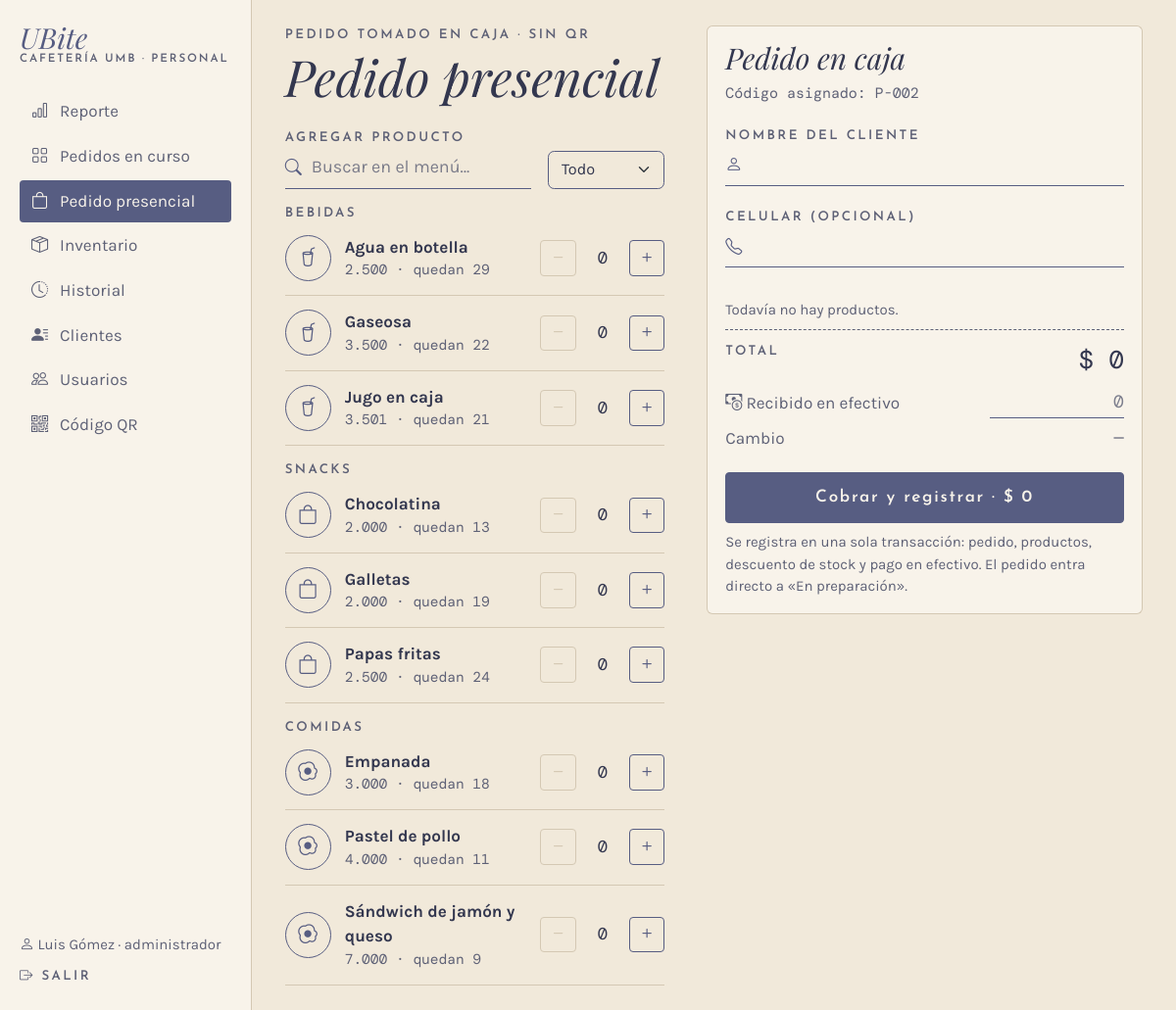
Page /caja/presencial (signed in) on the earlier database version.
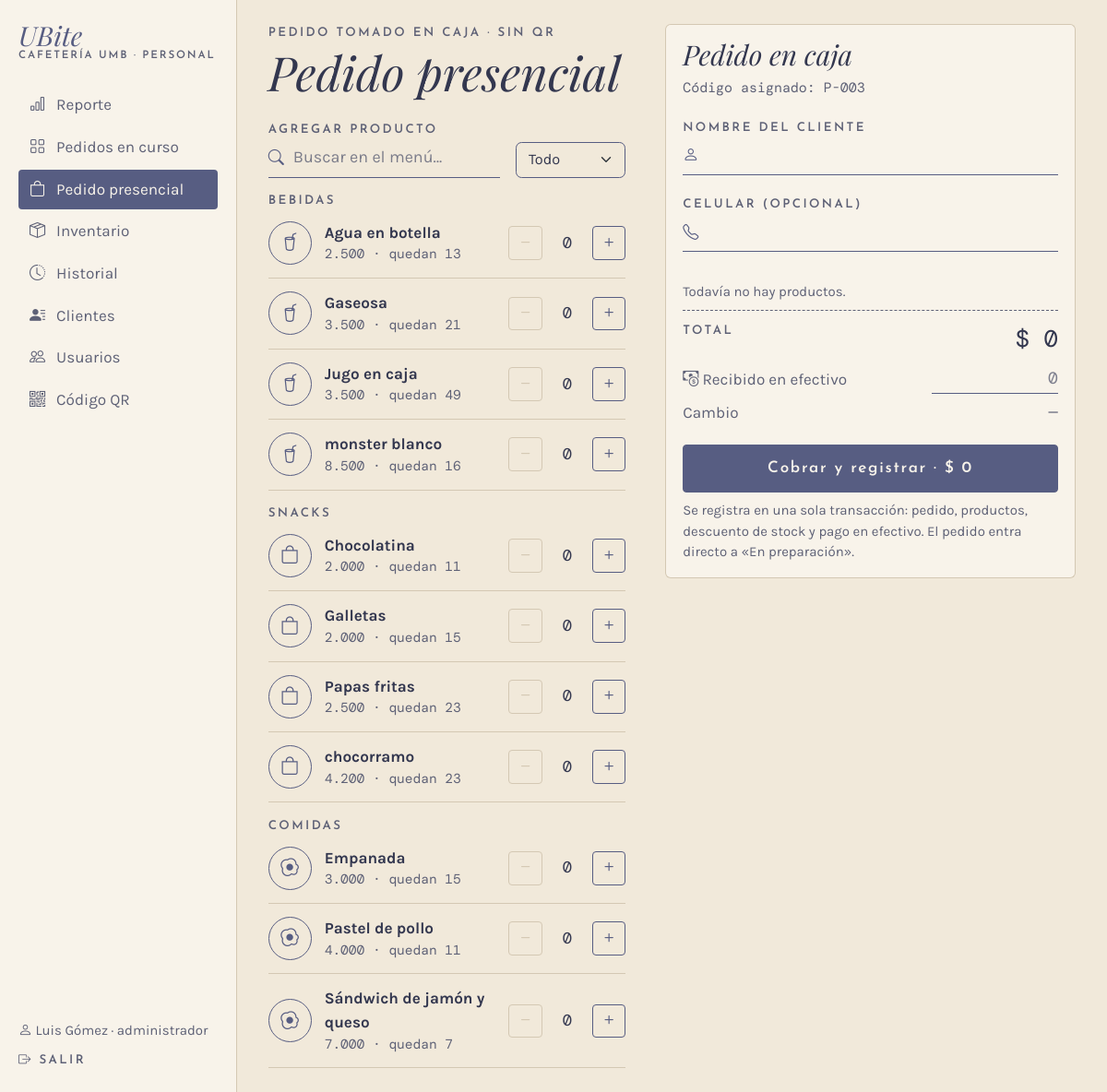
Same page on the later database version.
### app/models.py (models this page shows, shortened)
class Usuario(UserMixin, db.Model):
    __tablename__ = "usuario"
    __table_args__ = (
        db.CheckConstraint("rol IN ('cajero', 'administrador')", name="ck_usuario_rol"),
    )
    id_usuario = db.Column(db.Integer, primary_key=True, autoincrement=True)
    nombre = db.Column(db.Text, nullable=False)
    rol = db.Column(db.Text, nullable=False)
    username = db.Column(db.Text, nullable=False, unique=True)
    password_hash = db.Column(db.Text, nullable=False)
    activo = db.Column(db.Boolean, nullable=False, default=True)
    @property
    def is_active(self):
        return bool(self.activo)

class Categoria(db.Model):
    __tablename__ = "categoria"
    id_categoria = db.Column(db.Integer, primary_key=True, autoincrement=True)
    nombre = db.Column(db.Text, nullable=False, unique=True)
    productos = db.relationship("Producto", back_populates="categoria", lazy=True)

class Producto(db.Model):
    __tablename__ = "producto"
    __table_args__ = (
        db.CheckConstraint("precio > 0", name="ck_producto_precio"),
        db.CheckConstraint("stock_actual >= 0", name="ck_producto_stock"),
        db.CheckConstraint("stock_minimo >= 0", name="ck_producto_minimo"),
    )
    id_producto = db.Column(db.Integer, primary_key=True, autoincrement=True)
    nombre = db.Column(db.Text, nullable=False)
    descripcion = db.Column(db.Text)
    precio = db.Column(db.Float, nullable=False)
    stock_actual = db.Column(db.Integer, nullable=False, default=0)
    stock_minimo = db.Column(db.Integer, nullable=False, default=0)
    activo = db.Column(db.Boolean, nullable=False, default=True)
    id_categoria = db.Column(db.Integer, db.ForeignKey("categoria.id_categoria"), nullable=False)
    categoria = db.relationship("Categoria", back_populates="productos")

### app/routes/caja.py (the view, shortened to what this page needs)
@bp.route("/presencial", methods=["GET", "POST"])
@rol_requerido(*PERSONAL)
def presencial():
    menu = servicios.menu_por_categoria()
    codigo = servicios.siguiente_codigo("presencial")
    if request.method == "GET":
        return render_template("caja/presencial.html", menu=menu, form={}, codigo=codigo)

### app/__init__.py (called while the page is built)
def pesos(valor):
    return f"{valor:,.0f}".replace(",", ".")

@login_manager.user_loader
def cargar_usuario(id_usuario):
    from .models import Usuario
    u = db.session.get(Usuario, int(id_usuario))
    return u if u is not None and u.activo else None

### app/database.py (called while the page is built)
@event.listens_for(Engine, "begin")
def _iniciar(conexion):
    conexion.exec_driver_sql("BEGIN IMMEDIATE" if _escritura.get() else "BEGIN")

### app/routes/__init__.py (called while the page is built)
def rol_requerido(*roles):
    def decorador(vista):
        @wraps(vista)
        @login_required
        def envoltura(*args, **kwargs):
            if current_user.rol not in roles:
                abort(403)
            return vista(*args, **kwargs)
        return envoltura
    return decorador

def datos_menu():
    if not current_user.is_authenticated:
        return {}
    from flask import request
    admin = current_user.rol == "administrador"
    seccion = request.endpoint
    if seccion and seccion.startswith("inventario."):
        seccion = "inventario.lista"
    elif seccion in ("admin.usuario", "admin.nuevo_usuario", "admin.editar_usuario", "admin.eliminar_usuario"):
        seccion = "admin.usuarios"
    return {"es_admin": admin, "seccion": seccion,
            "menu_personal": MENU_ADMIN if admin else MENU_CAJERO,
            "menu_inferior": INFERIOR_ADMIN if admin else INFERIOR_CAJERO}

### app/routes/cliente.py (called while the page is built)
@bp.app_context_processor
def datos_carrito():
    carrito = session.get("carrito", {})
    return {"unidades_carrito": sum(carrito.values())}

### app/servicios.py (called while the page is built)
def menu_por_categoria():
    productos = (Producto.query.filter_by(activo=True)
                 .order_by(Producto.id_categoria, Producto.nombre).all())
    menu = {}
    for p in productos:
        menu.setdefault(p.categoria.nombre, []).append(p)
    return menu

def siguiente_codigo(origen):
    letra = "P" if origen == "presencial" else "A"
    codigos = db.session.scalars(
        db.select(Pedido.codigo).where(Pedido.codigo.like(f"{letra}-%"))).all()
    numeros = [int(c[2:]) for c in codigos if c[2:].isdigit()]
    return f"{letra}-{max(numeros, default=0) + 1:03d}"

### app/templates/caja/presencial.html (shortened to what this page needs)
{% extends "caja/_base.html" %}
{% set titulo_barra = "Pedido presencial" %}
{% set iconos = {"Bebidas": "bi-cup-straw", "Snacks": "bi-bag", "Comidas": "bi-egg-fried"} %}
{% block panel %}
<form method="post" class="presencial" id="presencial">
  <div class="zona-titulo">
    <p class="etiqueta mb-1">Pedido tomado en caja · sin QR</p>
    <h1 class="titulo display-5 mb-0 d-none d-lg-block">Pedido presencial</h1>
  </div>
  <div class="zona-productos">
    <label class="etiqueta" for="buscar">Agregar producto</label>
    <div class="d-flex gap-3 align-items-end mb-2">
      <div class="campo-icono flex-fill"><i class="bi bi-search"></i>
        <input class="form-control linea-campo" id="buscar" placeholder="Buscar en el menú…" autocomplete="off">
      </div>
      <select class="form-select selector-categoria" id="categoria" aria-label="Categoría">
        <option value="">Todo</option>
      </select>
    </div>
    {% for categoria, productos in menu.items() %}
    <section class="categoria" data-categoria="{{ categoria }}">
      <h2 class="etiqueta mt-3 mb-0">{{ categoria }}</h2>
      {% for p in productos %}
      <div class="fila-menu {% if p.stock_actual == 0 %}agotado{% endif %}" data-nombre="{{ p.nombre|lower }}">
        <span class="icono d-none d-sm-flex"><i class="bi {{ iconos.get(categoria, 'bi-basket') }}"></i></span>
        <div class="info">
          <div class="fw-bold">{{ p.nombre }}</div>
          <div class="detalle mono">{{ p.precio|pesos }} · {% if p.stock_actual %}quedan {{ p.stock_actual }}{% else %}agotado{% endif %}</div>
        </div>
        <div class="contador stepper" data-precio="{{ p.precio }}" data-nombre="{{ p.nombre }}">
          <button type="button" class="btn-mas menos" aria-label="Quitar {{ p.nombre }}"><i class="bi bi-dash"></i></button>
          <input class="cant-input mono" type="number" name="cant_{{ p.id_producto }}" min="0" max="{{ p.stock_actual }}"
                 value="{{ form.get('cant_' ~ p.id_producto, 0) }}" aria-label="Cantidad de {{ p.nombre }}">
          <button type="button" class="btn-mas mas" aria-label="Agregar {{ p.nombre }}"><i class="bi bi-plus"></i></button>
        </div>
      </div>
      {% endfor %}
    </section>
    {% endfor %}
  </div>
  <aside class="zona-pedido">
  <div class="zona-datos tarjeta">
    <h2 class="titulo fs-3 d-none d-lg-block">Pedido en caja</h2>
    <p class="mono small suave">Código asignado: {{ codigo }}</p>
    <label class="etiqueta" for="nombre">Nombre del cliente</label>
    <div class="campo-icono mb-3"><i class="bi bi-person"></i>
      <input class="form-control linea-campo" id="nombre" name="nombre" maxlength="60" value="{{ form.get('nombre', '') }}" required>
    </div>
    <label class="etiqueta" for="telefono">Celular (opcional)</label>
    <div class="campo-icono"><i class="bi bi-telephone"></i>
      <input class="form-control linea-campo" id="telefono" name="telefono" inputmode="numeric" maxlength="13" value="{{ form.get('telefono', '') }}">
    </div>
  </div>
  <div class="zona-resumen tarjeta lineas-total" id="resumen">
    <div id="lineas"><p class="small suave mb-0">Todavía no hay productos.</p></div>
    <div class="fila total"><span class="etiqueta">Total</span><span class="mono fs-4">$ <span id="total">0</span></span></div>
    <div class="fila align-items-center">
      <label class="suave" for="recibido"><i class="bi bi-cash-coin"></i> Recibido en efectivo</label>
      <input class="form-control linea-campo mono text-end recibido" id="recibido" inputmode="numeric" placeholder="0">
    </div>
    <div class="fila suave"><span>Cambio</span><span class="mono" id="cambio">0</span></div>
    <button class="btn btn-ubite w-100 mt-3" type="submit" id="cobrar">Cobrar y registrar · $ <span id="total-boton">0</span></button>
    <p class="small suave mt-2 mb-0">Se registra en una sola transacción: pedido, productos, descuento de stock y pago en efectivo. El pedido entra directo a «En preparación».</p>
  </div>
  </aside>
</form>
{% endblock %}

### app/templates/caja/_base.html (shortened to what this page needs)
{% extends "base.html" %}
{% block clase_main %}{{ 'con-lateral' if es_admin }} container-xl py-4 con-barra-inferior{% endblock %}
{% block encabezado %}
{% if es_admin %}
<aside class="lateral d-none d-lg-flex">
  <a class="marca mb-4" href="{{ url_for('admin.reporte') }}"><span class="nombre">UBite</span><span class="sub">Cafetería UMB · Personal</span></a>
  <nav>
    {% for ruta, texto, icono in menu_personal %}
    <a href="{{ url_for(ruta) }}" class="{{ 'activo' if seccion == ruta }}"><i class="bi {{ icono }}"></i>{{ texto }}</a>
    {% endfor %}
  </nav>
  <div class="mt-auto pt-4 small">
    <div class="suave mb-2"><i class="bi bi-person"></i> {{ current_user.nombre }} · {{ current_user.rol }}</div>
    <a href="{{ url_for('auth.salir') }}" class="etiqueta text-decoration-none"><i class="bi bi-box-arrow-right"></i> Salir</a>
  </div>
</aside>
{% endif %}
{% endblock %}
{% block contenido %}
{% block panel %}{% endblock %}
{% endblock %}

### app/templates/base.html (shortened to what this page needs)
<!DOCTYPE html>
<html lang="es">
<head>
  <link href="{{ url_for('static', filename='vendor/fuentes/fuentes.css') }}" rel="stylesheet">
  <link href="{{ url_for('static', filename='vendor/bootstrap/bootstrap.min.css') }}" rel="stylesheet">
  <link href="{{ url_for('static', filename='vendor/bootstrap-icons/bootstrap-icons.min.css') }}" rel="stylesheet">
  <link href="{{ url_for('static', filename='css/ubite.css') }}" rel="stylesheet">
</head>
<body>
  {% block encabezado %}{% endblock %}
  <main class="{% block clase_main %}container contenedor-movil py-4{% endblock %}">
    {% block contenido %}{% endblock %}
  </main>
</body>
</html>

Differences in the rows shown:
changed Producto "Agua en botella": stock_actual "29" → "13"
changed Producto "Gaseosa": stock_actual "22" → "21"
changed Producto "Jugo en caja": precio|pesos "3.501" → "3.500"; stock_actual "21" → "49"
added Producto: nombre "monster blanco", precio|pesos "8.500", stock_actual "16", get "0", shown under Categoria "BEBIDAS"
changed Producto "Chocolatina": stock_actual "13" → "11"
changed Producto "Galletas": stock_actual "19" → "15"
changed Producto "Papas fritas": stock_actual "24" → "23"
added Producto: nombre "chocorramo", precio|pesos "4.200", stock_actual "23", get "0", shown under Categoria "SNACKS"
changed Producto "Empanada": stock_actual "18" → "15"
changed Producto "Sándwich de jamón y queso": stock_actual "9" → "7"
Other differences:
{{ codigo }}: "P-002" → "P-003"
